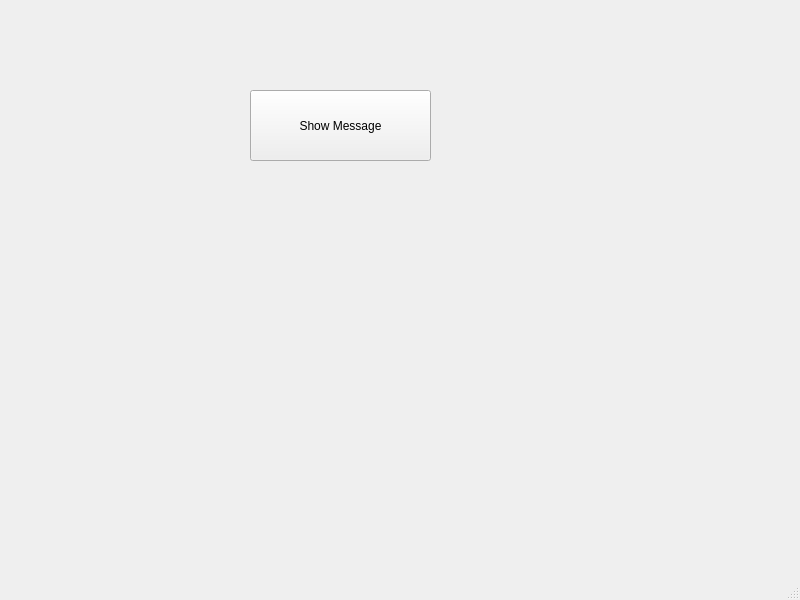
<?xml version="1.0" encoding="UTF-8"?>
<ui version="4.0">
 <class>MainWindow</class>
 <widget class="QMainWindow" name="MainWindow">
  <property name="geometry">
   <rect>
    <x>0</x>
    <y>0</y>
    <width>800</width>
    <height>600</height>
   </rect>
  </property>
  <property name="windowTitle">
   <string>MainWindow</string>
  </property>
  <widget class="QWidget" name="centralwidget">
   <widget class="QPushButton" name="pushButton">
    <property name="geometry">
     <rect>
      <x>250</x>
      <y>90</y>
      <width>181</width>
      <height>71</height>
     </rect>
    </property>
    <property name="text">
     <string>Show Message</string>
    </property>
   </widget>
  </widget>
  <widget class="QMenuBar" name="menubar">
   <property name="geometry">
    <rect>
     <x>0</x>
     <y>0</y>
     <width>800</width>
     <height>21</height>
    </rect>
   </property>
  </widget>
  <widget class="QStatusBar" name="statusbar"/>
 </widget>
 <resources/>
 <connections/>
</ui>
